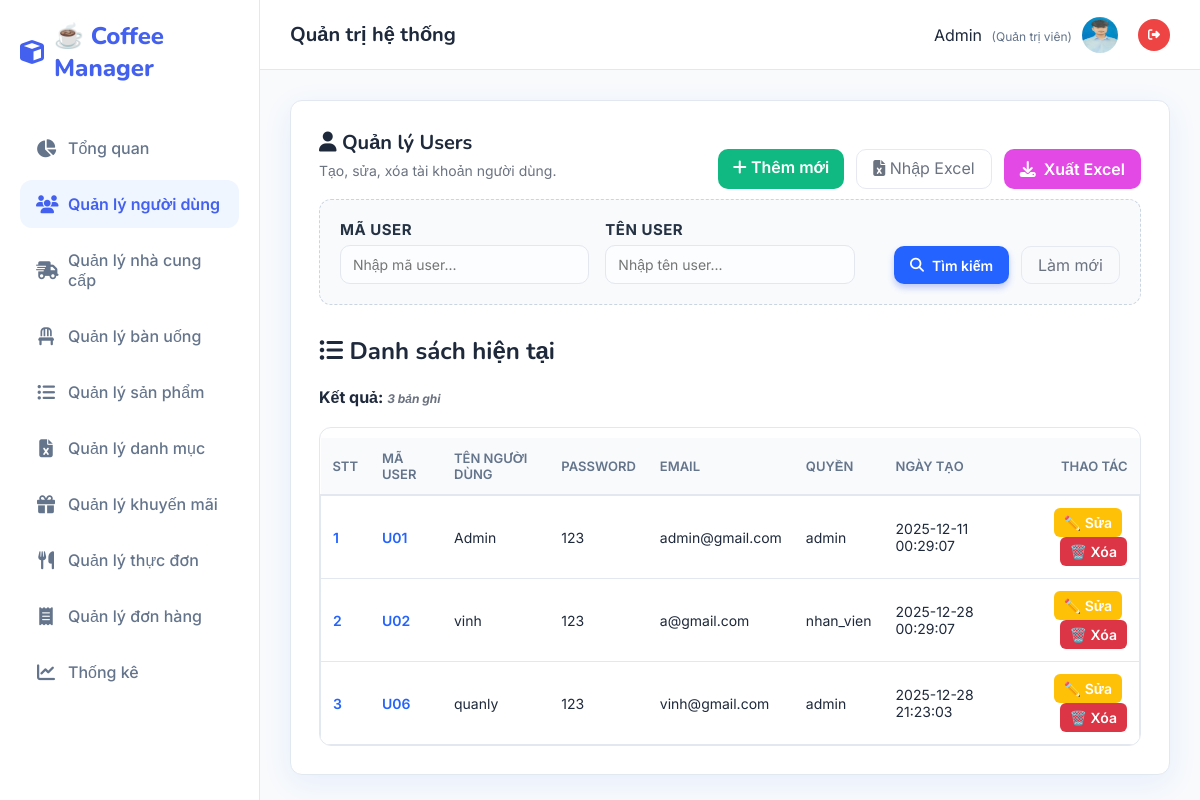
/Users/danhsach (signed in), run on an earlier commit of the app's database.
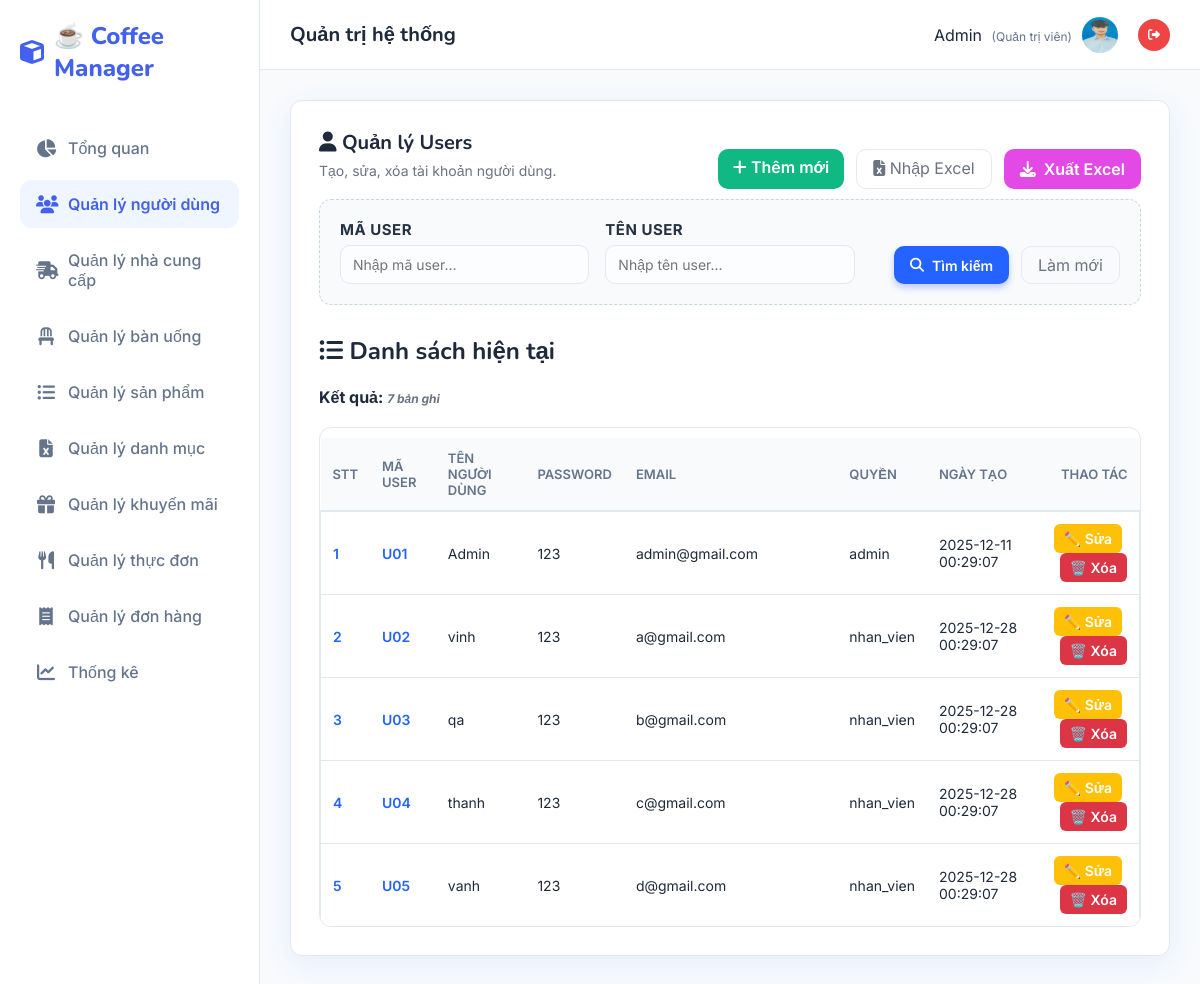
And on a later commit of the database.
### tables this page shows
CREATE TABLE `users` (
  `ma_user` varchar(50) NOT NULL,
  `ten_user` varchar(100) NOT NULL,
  `password` varchar(255) NOT NULL,
  `email` varchar(100) NOT NULL,
  `phan_quyen` enum('admin','nhan_vien') DEFAULT 'nhan_vien',
  `ngay_tao` datetime DEFAULT current_timestamp()
);

### MVC/Core/controller.php (called while the page is built, shortened)
<?php
    class controller{
        public function model($model){
        return new $model;
        }
        public function view($view,$data=[]){
            include_once __DIR__.'/../Views/'.$view.'.php';
        }
    }
?>

### MVC/Controllers/Users.php (called while the page is built, shortened)
<?php
    class Users extends controller{
        private $user;
        function __construct()
        {
            $this->user = $this->model("Users_m");
        }
        function danhsach(){
            $result = $this->user->Users_getAll();
            $this->view('Master',[
                'page' => 'Danhsachusers_v',
                'ma_user' => '',
                'ten_user' => '',
                'dulieu' => $result
            ]);
        }
    }
?>

### MVC/Core/app.php (called while the page is built, shortened)
<?php
    class app{
        protected $action = "Get_data";
        function __construct()
        {
            $arr = $this->processURL();
            if($arr!=null){
                if(file_exists(__DIR__.'/../Controllers/'.$arr[0].'.php')){
                    unset($arr[0]);
                }
            }
            $this->controller=new $this->controller;
            if(isset($arr[1])){
                if(method_exists($this->controller,$arr[1])){
                    $this->action=$arr[1];
                    unset($arr[1]);
                }
            }
            $this->param=$arr?array_values($arr):[];
            call_user_func_array([$this->controller,$this->action],$this->param);
        }
        function processURL(){
        if(isset($_GET['url'])){
            return explode('/',filter_var(trim($_GET['url']),FILTER_DEFAULT));
        }
    }
    }
?>

### index.php (called while the page is built, shortened)
<?php
    $myapp = new app();
?>

### MVC/Core/connectDB.php (called while the page is built, shortened)
<?php
    class connectDB{
            function __construct()
            {
                $this->con=mysqli_connect('localhost','root','','Web');
            }
    }
?>

### MVC/Models/Users_m.php (called while the page is built, shortened)
<?php
    class Users_m extends connectDB{
        function Users_getAll(){
            $sql = "SELECT * FROM users ORDER BY LENGTH(ma_user), ma_user";
            return mysqli_query($this->con, $sql);
        }
    }
?>

### MVC/Views/Pages/Danhsachusers_v.php (the view, shortened to what the changed rows need)
<!DOCTYPE html>
<html lang="vi">
<body>
    <div class="card">
        <div class="actions-top">
            <div>
                <h1><i class="fa-solid fa-user"></i> Quản lý Users</h1>
            </div>
        </div>
        <h2><i class="fa-solid fa-list-ul"></i> Danh sách hiện tại</h2>
        <?php
            if(isset($data['dulieu'])){
                if (is_object($data['dulieu'])) {
                    $count = mysqli_num_rows($data['dulieu']);
                    mysqli_data_seek($data['dulieu'], 0);
                } else {
                    $count = 0;
                }
            ?>
        <div style="margin:10px 0">
            <strong>Kết quả: <span id="resultCount" class="hint"></span></strong>
        </div>
        <div class="table-container">
            <table>
                <thead>
                    <tr>
                        <th>STT</th>
                        <th>Mã User</th>
                        <th>Tên người dùng</th>
                        <th>Password</th>
                        <th>Email</th>
                        <th>Quyền</th>
                        <th>Ngày tạo</th>
                        <th style="text-align:right">Thao tác</th>
                    </tr>
                </thead>
                <tbody id="userBody">
                    <?php
                    if($count > 0) {
                        $serial = 1;
                        while($row = mysqli_fetch_array($data['dulieu'])){
                    ?>
                    <tr>
                        <td><span style="font-weight:600;color:var(--accent)"><?php echo $serial++; ?></span>
                        </td>
                        <td><span
                                style="font-weight:600;color:var(--accent)"><?php echo htmlspecialchars($row['ma_user']) ?></span>
                        </td>
                        <td><?php echo htmlspecialchars($row['ten_user']) ?></td>
                        <td><?php echo htmlspecialchars($row['password']) ?></td>
                        <td><?php echo htmlspecialchars($row['email']) ?></td>
                        <td><?php echo htmlspecialchars($row['phan_quyen']) ?></td>
                        <td><?php echo htmlspecialchars($row['ngay_tao']) ?></td>
                        <td style="text-align:right">
                            <a href="http://localhost/QLSP/Users/sua/<?php echo urlencode($row['ma_user']) ?>"><button
                                    class="btn-edit">✏️
                                    Sửa</button></a>
                            <a href="http://localhost/QLSP/Users/xoa/<?php echo urlencode($row['ma_user']) ?>"
                                onclick="return confirm('Bạn có chắc chắn muốn xoá không?')"><button
                                    class="btn-delete">🗑️
                                    Xóa</button></a>
                        </td>
                    </tr>
                    <?php } } ?>
                </tbody>
            </table>
        </div>
        <?php } ?>
    </div>
</body>
</html>

What changed in the data, as far as the page shows it:
no longer on this page (row unchanged): users: ma_user "U06", ten_user "quanly", password "123", email "vinh@gmail.com", phan_quyen "admin", ngay_tao "2025-12-28 21:23:03"
added users: ma_user "U03", ten_user "qa", password "123", email "b@gmail.com", phan_quyen "nhan_vien", ngay_tao "2025-12-28 00:29:07"
added users: ma_user "U04", ten_user "thanh", password "123", email "c@gmail.com", phan_quyen "nhan_vien", ngay_tao "2025-12-28 00:29:07"
added users: ma_user "U05", ten_user "vanh", password "123", email "d@gmail.com", phan_quyen "nhan_vien", ngay_tao "2025-12-28 00:29:07"
Also different on the page:
text written by a page script: "3 bản ghi" → "7 bản ghi"
